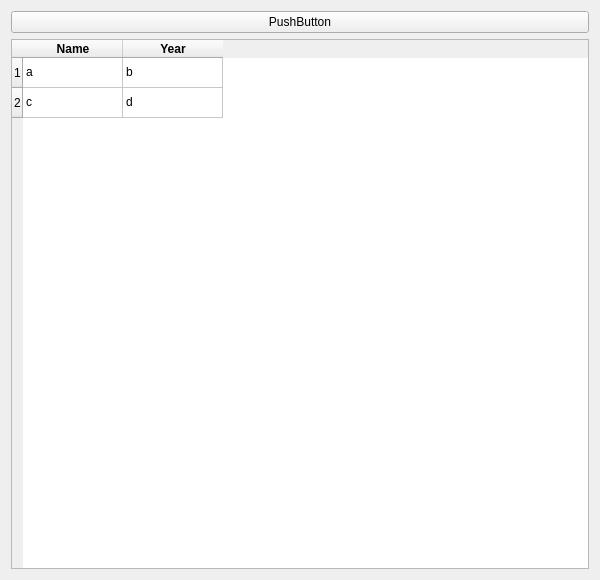
<?xml version="1.0" encoding="UTF-8"?>
<ui version="4.0">
 <class>Form</class>
 <widget class="QWidget" name="Form">
  <property name="geometry">
   <rect>
    <x>0</x>
    <y>0</y>
    <width>600</width>
    <height>580</height>
   </rect>
  </property>
  <property name="windowTitle">
   <string>Form</string>
  </property>
  <layout class="QGridLayout" name="gridLayout">
   <item row="1" column="0">
    <widget class="QTableWidget" name="tableWidget">
     <row>
      <property name="text">
       <string>1</string>
      </property>
     </row>
     <row>
      <property name="text">
       <string>2</string>
      </property>
     </row>
     <column>
      <property name="text">
       <string>Name</string>
      </property>
      <property name="font">
       <font>
        <weight>75</weight>
        <bold>true</bold>
       </font>
      </property>
      <property name="background">
       <color>
        <red>255</red>
        <green>255</green>
        <blue>255</blue>
       </color>
      </property>
      <property name="foreground">
       <brush brushstyle="SolidPattern">
        <color alpha="255">
         <red>0</red>
         <green>0</green>
         <blue>0</blue>
        </color>
       </brush>
      </property>
     </column>
     <column>
      <property name="text">
       <string>Year</string>
      </property>
      <property name="font">
       <font>
        <weight>75</weight>
        <bold>true</bold>
       </font>
      </property>
     </column>
     <item row="0" column="0">
      <property name="text">
       <string>a</string>
      </property>
     </item>
     <item row="0" column="1">
      <property name="text">
       <string>b</string>
      </property>
     </item>
     <item row="1" column="0">
      <property name="text">
       <string>c</string>
      </property>
     </item>
     <item row="1" column="1">
      <property name="text">
       <string>d</string>
      </property>
     </item>
    </widget>
   </item>
   <item row="0" column="0">
    <widget class="QPushButton" name="addContact">
     <property name="text">
      <string>PushButton</string>
     </property>
    </widget>
   </item>
  </layout>
 </widget>
 <resources/>
 <connections/>
</ui>
